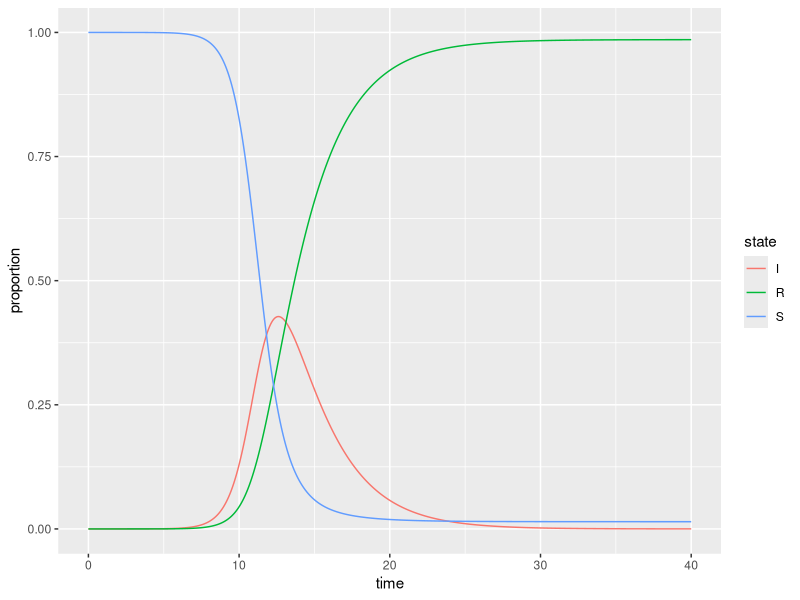
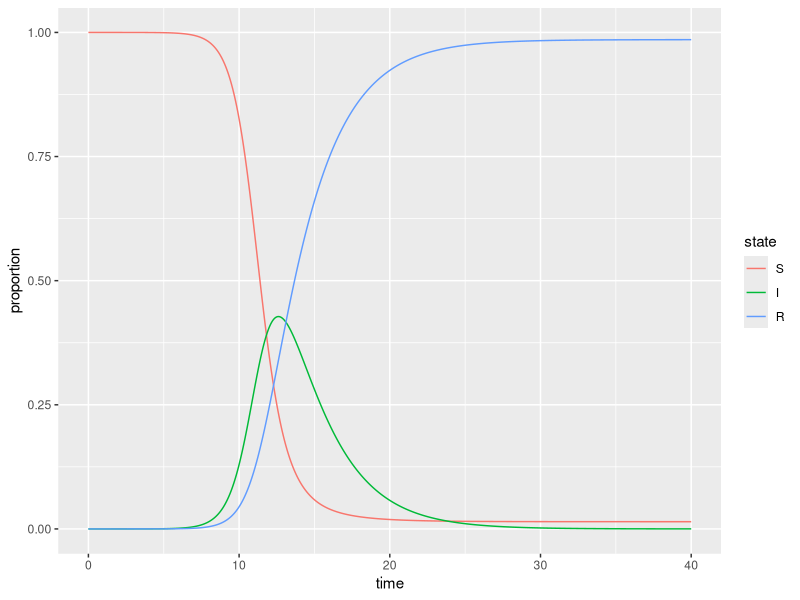
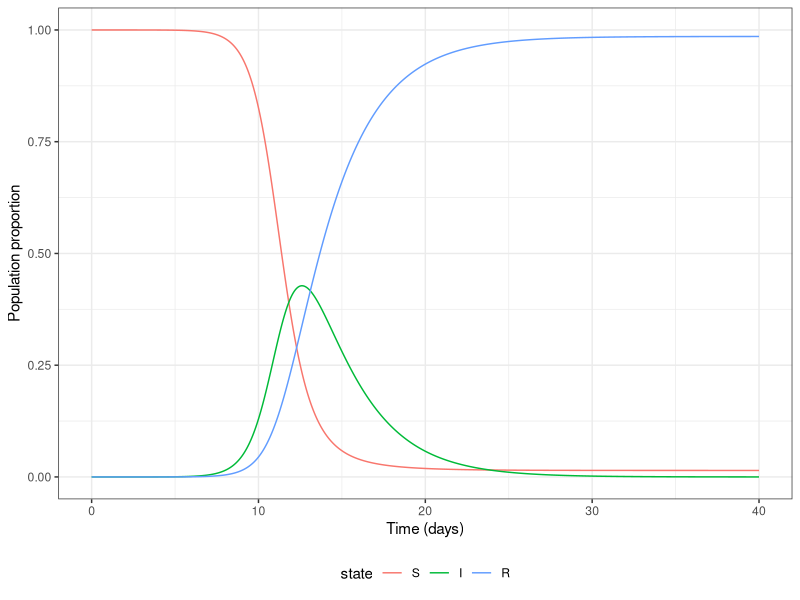
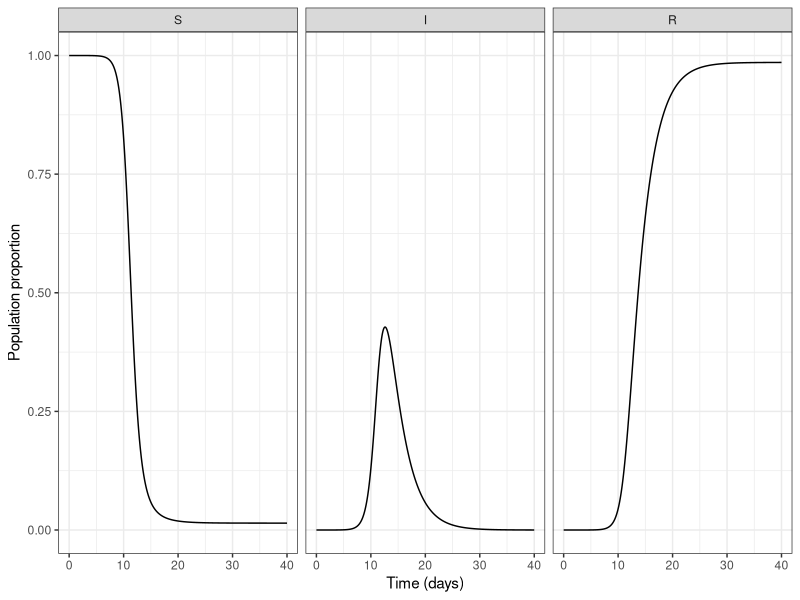
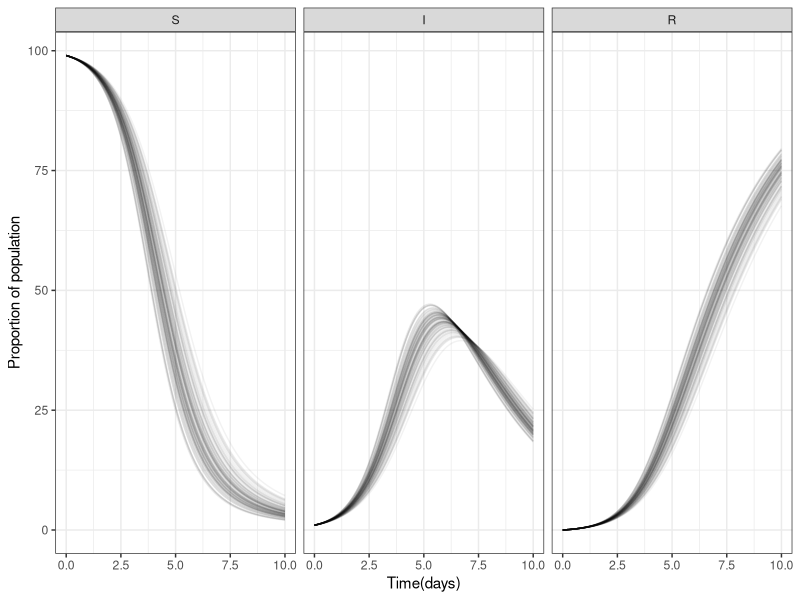
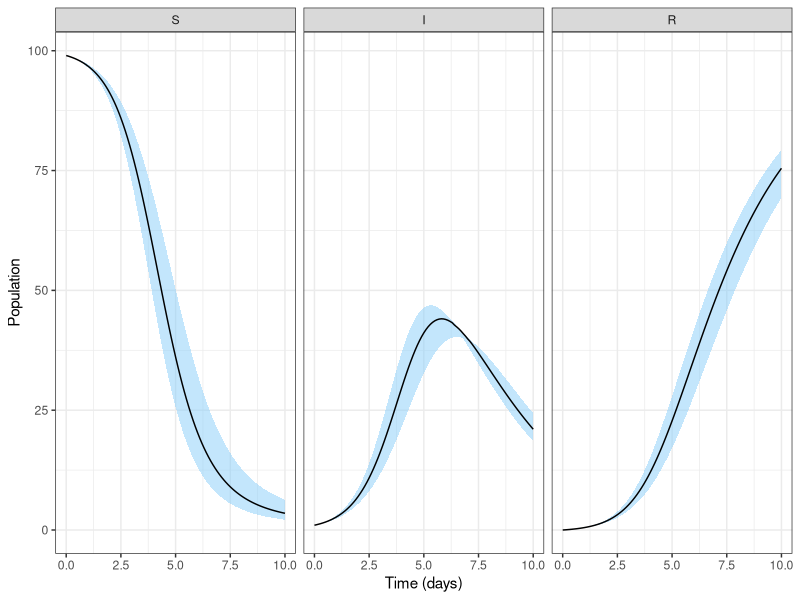
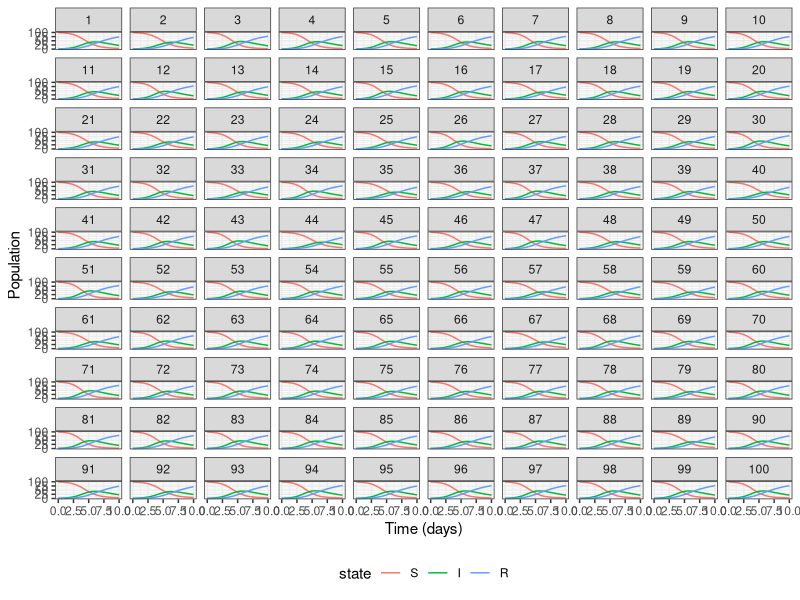

Source code (R) for these figures, in order:
## ---- chunk 1
f_sir <- function(time, state, parameters) {
    
    with(as.list(c(state, parameters)), {
        
        infections  <- beta*S*I
        deaths      <- gamma*I
        
        dS <- -infections 
        dI <-  infections - deaths
        dR <-               deaths
        
        return(list(c(dS, dI, dR)))
    })
}
## ---- chunk 2
library(ggplot2)
library(readr)
library(dplyr)
library(tidyr)

all_dat <- read_csv("functions/beta_1.56756_gamma_0.36508.csv")
all_dat
## ---- chunk 3
all_dat_long <- pivot_longer(all_dat, 
                             cols = c(S, I, R),
                             names_to = "state",
                             values_to = "proportion")

all_dat_long
## ---- chunk 4
ggplot(data = all_dat_long, 
       aes(x = time,
           y = proportion)) +
    geom_line(aes(color = state)) 
## ---- chunk 5
all_dat_long$state <- factor(all_dat_long$state,
                             levels = c("S", "I", "R"))

plot_SIR <- ggplot(data = all_dat_long, 
                   aes(x = time, y = proportion)) +
                geom_line(aes(color = state)) 

plot_SIR
## ---- chunk 6
plot_SIR + 
	theme_bw() + 
	xlab("Time (days)") + 
	ylab("Population proportion") +
	theme(legend.position = "bottom") 
## ---- chunk 7
plot_SIR_faceted <- ggplot(data = all_dat_long,
       aes(x = time,
           y = proportion)) +
    geom_line() + 
    theme_bw() + 
    xlab("Time (days)") + 
    ylab("Population proportion") +
    facet_wrap(facets = vars(state)) 

plot_SIR_faceted
## ---- chunk 8
# 
all_dat_100 <- read_csv("functions/100_simulations_wide.csv")
all_dat_100
## ---- chunk 9
all_dat_100_long <- pivot_longer(all_dat_100, 
                                 cols = c("S", "I", "R"),
                                 names_to = "state",
                                 values_to = "proportion")
all_dat_100_long$state <- factor(all_dat_100_long$state,
                             levels = c("S", "I", "R"))
all_dat_100_long
## ---- chunk 10
ggplot(data = all_dat_100_long,
       aes(x = time, 
           y = proportion)) +
    geom_line(aes(group = sim), alpha = 0.05) +
    theme_bw() + 
    facet_grid(~state) +
    xlab("Time(days)") +
    ylab("Proportion of population")
## ---- chunk 11
all_dat_100_long_grouped <- group_by(all_dat_100_long, state, time) 
all_dat_100_long_grouped
## ---- chunk 12
all_dat_100_long_summarised <- 
    summarise(all_dat_100_long_grouped,
              q0.025 = quantile(proportion, probs = 0.025),
              q0.500 = quantile(proportion, probs = 0.5),
              q0.975 = quantile(proportion, probs = 0.975))
## ---- chunk 13
ggplot(data = all_dat_100_long_summarised,
       aes(x = time)) +
    geom_ribbon(aes(ymin = q0.025,  # lower edge of ribbon
                    ymax = q0.975), # upper edge of ribbon
                alpha = 0.5,   # make semi-transparent
                fill = "lightskyblue", # fill blue
                color = NA) +     # no border color
    geom_line(aes(y = q0.500)) +       # line for median
    facet_grid(cols = vars(state)) +
    theme_bw() +               # nicer theme
    xlab("Time (days)") +      # human friendly axis label
    ylab("Population")        # human friendly axis label
## ---- chunk 14
ggplot(data = all_dat_100_long,
       aes(x = time)) +
    geom_line(aes(y = proportion, color = state)) +
    facet_wrap(facets = vars(sim)) +
    theme_bw() +               # nicer theme
    xlab("Time (days)") +      # human friendly axis label
    ylab("Population") +       # human friendly axis label
    theme(legend.position = "bottom")
